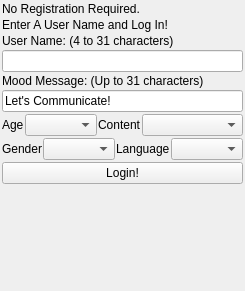
<?xml version="1.0" encoding="UTF-8"?>
<ui version="4.0">
 <class>CreateAccountUi</class>
 <widget class="QWidget" name="CreateAccountUi">
  <property name="modal" stdset="0">
   <bool>false</bool>
  </property>
  <property name="windowModality">
   <enum>Qt::NonModal</enum>
  </property>
  <property name="geometry">
   <rect>
    <x>0</x>
    <y>0</y>
    <width>244</width>
    <height>291</height>
   </rect>
  </property>
  <property name="sizePolicy">
   <sizepolicy hsizetype="Expanding" vsizetype="Expanding">
    <horstretch>0</horstretch>
    <verstretch>0</verstretch>
   </sizepolicy>
  </property>
  <property name="windowTitle">
   <string>Create New Account</string>
  </property>
  <layout class="QVBoxLayout" name="verticalLayout">
   <property name="spacing">
    <number>2</number>
   </property>
   <property name="leftMargin">
    <number>2</number>
   </property>
   <property name="topMargin">
    <number>2</number>
   </property>
   <property name="rightMargin">
    <number>2</number>
   </property>
   <property name="bottomMargin">
    <number>2</number>
   </property>
   <item>
    <widget class="QLabel" name="label">
     <property name="sizePolicy">
      <sizepolicy hsizetype="Expanding" vsizetype="Preferred">
       <horstretch>0</horstretch>
       <verstretch>0</verstretch>
      </sizepolicy>
     </property>
     <property name="text">
      <string>No Registration Required.</string>
     </property>
    </widget>
   </item>
   <item>
    <widget class="QLabel" name="m_Label2">
     <property name="sizePolicy">
      <sizepolicy hsizetype="Expanding" vsizetype="Preferred">
       <horstretch>0</horstretch>
       <verstretch>0</verstretch>
      </sizepolicy>
     </property>
     <property name="text">
      <string>Enter A User Name and Log In!</string>
     </property>
    </widget>
   </item>
   <item>
    <widget class="QLabel" name="m_UserNameLabel">
     <property name="sizePolicy">
      <sizepolicy hsizetype="Expanding" vsizetype="Preferred">
       <horstretch>0</horstretch>
       <verstretch>0</verstretch>
      </sizepolicy>
     </property>
     <property name="text">
      <string>User Name: (4 to 31 characters)</string>
     </property>
    </widget>
   </item>
   <item>
    <widget class="QLineEdit" name="m_UserNameEdit">
     <property name="sizePolicy">
      <sizepolicy hsizetype="Expanding" vsizetype="Preferred">
       <horstretch>0</horstretch>
       <verstretch>0</verstretch>
      </sizepolicy>
     </property>
     <property name="maxLength">
      <number>31</number>
     </property>
    </widget>
   </item>
   <item>
    <widget class="QLabel" name="m_MoodMessageLabel">
     <property name="sizePolicy">
      <sizepolicy hsizetype="Expanding" vsizetype="Preferred">
       <horstretch>0</horstretch>
       <verstretch>0</verstretch>
      </sizepolicy>
     </property>
     <property name="text">
      <string>Mood Message: (Up to 31 characters)</string>
     </property>
    </widget>
   </item>
   <item>
    <widget class="QLineEdit" name="m_MoodMessageEdit">
     <property name="sizePolicy">
      <sizepolicy hsizetype="Expanding" vsizetype="Preferred">
       <horstretch>0</horstretch>
       <verstretch>0</verstretch>
      </sizepolicy>
     </property>
     <property name="text">
      <string>Let's Communicate!</string>
     </property>
     <property name="maxLength">
      <number>31</number>
     </property>
    </widget>
   </item>
   <item>
    <layout class="QHBoxLayout" name="horizontalLayout_5">
     <property name="spacing">
      <number>1</number>
     </property>
     <item>
      <widget class="QLabel" name="label_6">
       <property name="sizePolicy">
        <sizepolicy hsizetype="Minimum" vsizetype="Preferred">
         <horstretch>0</horstretch>
         <verstretch>0</verstretch>
        </sizepolicy>
       </property>
       <property name="text">
        <string>Age</string>
       </property>
      </widget>
     </item>
     <item>
      <widget class="QComboBox" name="m_AgeComboBox">
       <property name="sizePolicy">
        <sizepolicy hsizetype="Preferred" vsizetype="Preferred">
         <horstretch>0</horstretch>
         <verstretch>0</verstretch>
        </sizepolicy>
       </property>
      </widget>
     </item>
     <item>
      <widget class="QLabel" name="label_5">
       <property name="sizePolicy">
        <sizepolicy hsizetype="Minimum" vsizetype="Preferred">
         <horstretch>0</horstretch>
         <verstretch>0</verstretch>
        </sizepolicy>
       </property>
       <property name="text">
        <string>Content</string>
       </property>
      </widget>
     </item>
     <item>
      <widget class="QComboBox" name="m_ContentComboBox">
       <property name="sizePolicy">
        <sizepolicy hsizetype="Expanding" vsizetype="Preferred">
         <horstretch>0</horstretch>
         <verstretch>0</verstretch>
        </sizepolicy>
       </property>
       <property name="maxCount">
        <number>100</number>
       </property>
      </widget>
     </item>
    </layout>
   </item>
   <item>
    <layout class="QHBoxLayout" name="horizontalLayout_4">
     <property name="spacing">
      <number>1</number>
     </property>
     <item>
      <widget class="QLabel" name="label_3">
       <property name="sizePolicy">
        <sizepolicy hsizetype="Minimum" vsizetype="Preferred">
         <horstretch>0</horstretch>
         <verstretch>0</verstretch>
        </sizepolicy>
       </property>
       <property name="text">
        <string>Gender</string>
       </property>
      </widget>
     </item>
     <item>
      <widget class="QComboBox" name="m_GenderComboBox">
       <property name="sizePolicy">
        <sizepolicy hsizetype="Minimum" vsizetype="Preferred">
         <horstretch>0</horstretch>
         <verstretch>0</verstretch>
        </sizepolicy>
       </property>
      </widget>
     </item>
     <item>
      <widget class="QLabel" name="label_4">
       <property name="sizePolicy">
        <sizepolicy hsizetype="Minimum" vsizetype="Preferred">
         <horstretch>0</horstretch>
         <verstretch>0</verstretch>
        </sizepolicy>
       </property>
       <property name="text">
        <string>Language</string>
       </property>
      </widget>
     </item>
     <item>
      <widget class="QComboBox" name="m_LanguageComboBox">
       <property name="sizePolicy">
        <sizepolicy hsizetype="Expanding" vsizetype="Preferred">
         <horstretch>0</horstretch>
         <verstretch>0</verstretch>
        </sizepolicy>
       </property>
      </widget>
     </item>
    </layout>
   </item>
   <item>
    <widget class="QPushButton" name="m_LoginButton">
     <property name="sizePolicy">
      <sizepolicy hsizetype="Expanding" vsizetype="Preferred">
       <horstretch>0</horstretch>
       <verstretch>0</verstretch>
      </sizepolicy>
     </property>
     <property name="text">
      <string>Login!</string>
     </property>
    </widget>
   </item>
   <item>
    <spacer name="verticalSpacer">
     <property name="orientation">
      <enum>Qt::Vertical</enum>
     </property>
     <property name="sizeHint" stdset="0">
      <size>
       <width>20</width>
       <height>160</height>
      </size>
     </property>
    </spacer>
   </item>
  </layout>
 </widget>
 <resources/>
 <connections/>
</ui>
